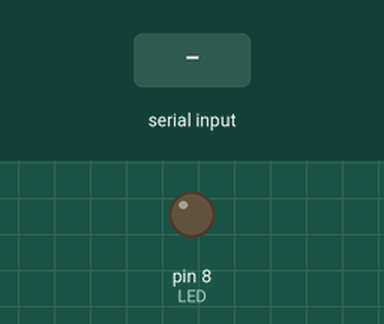
A sketch run on a simulated Arduino Uno, built with avr-gcc and run on an emulated ATmega328P. On the bench: output pins drawn as LEDs (lit = HIGH). The inputs (shaded band) are chosen by the test bench.

Above: at 1.2 s.
1.3 s: byte 30 received over Serial
At 2.7 s:
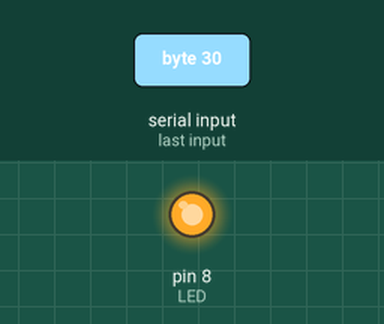
Timing chart, 0 to 4.3 s (numbered marks = the images above; inputs shaded):
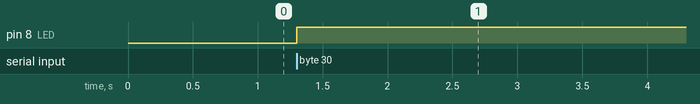

Measured:
- after the input at 1.3 s, pin 8 (LED): LOW → HIGH at once

The sketch:

blink.ino
```cpp
byte incomingByte1;
int LED = 8;
int pin = HIGH;

void setup(){
  pinMode(LED,OUTPUT);
  Serial.begin(115200);
  digitalWrite(LED,LOW); //turn off LED
}

void loop() {
  if (Serial.available() > 0) {
    digitalWrite(LED,pin); //flash LED everytime data is available
    pin = !pin;
    delay(30);
    incomingByte1 = Serial.read(); //read incoming data
  }
}
```
